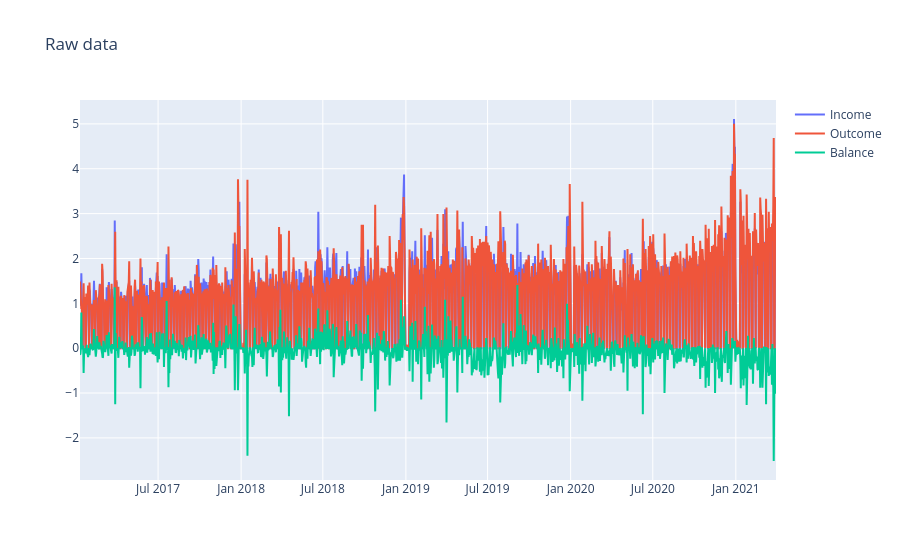

The notebook cell saved with this chart:
### Code cell
plotly_df(dataset, 'Raw data')

### Figure 1 — Plotly figure (JSON) as saved in the notebook; plotly's stock layout.template omitted (floating-point values rounded to 4 significant figures; data arrays with more than 128 entries replaced by an {"elided": "..."} marker saying what was removed)
{"data": [{"mode": "lines", "name": "Income", "type": "scatter", "x": {"elided": "1543 str values"}, "y": {"elided": "1543 float values"}}, {"mode": "lines", "name": "Outcome", "type": "scatter", "x": {"elided": "1543 str values"}, "y": {"elided": "1543 float values"}}, {"mode": "lines", "name": "Balance", "type": "scatter", "x": {"elided": "1543 str values"}, "y": {"elided": "1543 float values"}}], "layout": {"title": {"text": "Raw data"}}}
